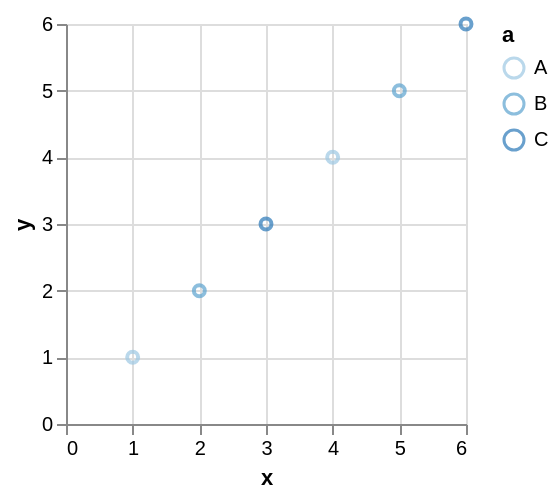

Express this chart as Vega-Lite.
### Vega specification from a JSON file in a GitHub repository (floating-point values rounded to 4 significant figures)
{"$schema": "https://vega.github.io/schema/vega/v5.json", "background": "white", "padding": 5, "width": 200, "height": 200, "style": "cell", "data": [{"name": "source_0", "values": [{"a": "B", "x": 2, "y": 2}, {"a": "A", "x": 1, "y": 1}, {"a": "A", "x": 4, "y": 4}, {"a": "B", "x": 5, "y": 5}, {"a": "C", "x": 3, "y": 3}, {"a": "C", "x": 6, "y": 6}]}, {"name": "data_0", "source": "source_0", "transform": [{"type": "filter", "expr": "isValid(datum[\"x\"]) && isFinite(+datum[\"x\"]) && isValid(datum[\"y\"]) && isFinite(+datum[\"y\"])"}]}], "marks": [{"name": "marks", "type": "symbol", "style": ["point"], "from": {"data": "data_0"}, "encode": {"update": {"opacity": {"value": 0.7}, "fill": {"value": "transparent"}, "stroke": {"scale": "color", "field": "a"}, "ariaRoleDescription": {"value": "point"}, "description": {"signal": "\"x: \" + (!isValid(datum[\"x\"]) || !isFinite(+datum[\"x\"]) ? \"\" + datum[\"x\"] : format(datum[\"x\"], \"\")) + \"; y: \" + (!isValid(datum[\"y\"]) || !isFinite(+datum[\"y\"]) ? \"\" + datum[\"y\"] : format(datum[\"y\"], \"\")) + \"; a: \" + (\"\" + datum[\"a\"])"}, "x": {"scale": "x", "field": "x"}, "y": {"scale": "y", "field": "y"}}}}], "scales": [{"name": "x", "type": "linear", "domain": {"data": "data_0", "field": "x"}, "range": [0, {"signal": "width"}], "nice": true, "zero": true}, {"name": "y", "type": "linear", "domain": {"data": "data_0", "field": "y"}, "range": [{"signal": "height"}, 0], "nice": true, "zero": true}, {"name": "color", "type": "ordinal", "domain": {"data": "data_0", "field": "a", "sort": true}, "range": "ordinal", "interpolate": "hcl"}], "axes": [{"scale": "x", "orient": "bottom", "gridScale": "y", "grid": true, "tickCount": {"signal": "ceil(width/40)"}, "domain": false, "labels": false, "aria": false, "maxExtent": 0, "minExtent": 0, "ticks": false, "zindex": 0}, {"scale": "y", "orient": "left", "gridScale": "x", "grid": true, "tickCount": {"signal": "ceil(height/40)"}, "domain": false, "labels": false, "aria": false, "maxExtent": 0, "minExtent": 0, "ticks": false, "zindex": 0}, {"scale": "x", "orient": "bottom", "grid": false, "title": "x", "labelFlush": true, "labelOverlap": true, "tickCount": {"signal": "ceil(width/40)"}, "zindex": 0}, {"scale": "y", "orient": "left", "grid": false, "title": "y", "labelOverlap": true, "tickCount": {"signal": "ceil(height/40)"}, "zindex": 0}], "legends": [{"stroke": "color", "symbolType": "circle", "title": "a", "encode": {"symbols": {"update": {"fill": {"value": "transparent"}, "opacity": {"value": 0.7}}}}}]}
